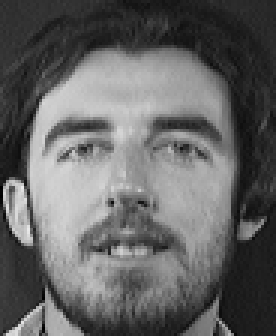
#> input picture CS180_MP4/dataset/s11/1.pgm, 92 x 112 px, found by its file name (shown 3 times larger)
$ python CS180MP4-5_WFV_Flores.py
#> lines starting #> are read from the running program, lines starting #| are printed output that depends on the picture
#40 test subjects, 10 pictures per subject ==> 40 classes
#Use 6 per subject for training

import os
import cv2
import numpy as np
from sklearn.neural_network import MLPClassifier
from sklearn.preprocessing import StandardScaler
from sklearn.decomposition import PCA
from sklearn import svm
import matplotlib.pyplot as plt

currdir = os.getcwd()
datadir = currdir + '/dataset'

#NEURAL NETWORK

#Forming the arrays for training and testing
y_train = []
y_test = []

x_train = cv2.imread(datadir + '/s1/1.pgm',-1)
#> x_train is the input picture: shape (112, 92); min 0, max 234, mean 100
x_train = cv2.resize(x_train,(int(x_train.shape[0]/2),int(x_train.shape[1]/2)))
#> x_train: shape (46, 56)
x_train = np.reshape(x_train,-1)
#> x_train = 2576 values, max 217 at index 1404, min 17 at index 945, mean 99.99

x_test = cv2.imread(datadir + '/s1/7.pgm',-1)
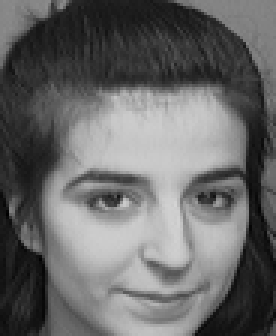
#> input picture CS180_MP4/dataset/s10/7.pgm, 92 x 112 px, found by its file name (shown 3 times larger)
#> x_test is the input picture: shape (112, 92); min 0, max 212, mean 103.9
x_test = cv2.resize(x_test,(int(x_test.shape[0]/2),int(x_test.shape[1]/2)))
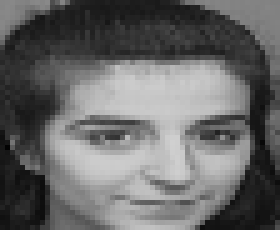
#> x_test: shape (46, 56) (shown 5 times larger); min 3, max 208, mean 103.8
x_test = np.reshape(x_test,-1)
#> x_test = 2576 values, max 208 at index 1602, min 3 at index 1625, mean 103.8

y_train.append('s1')
y_test.append('s1')

for i in range(40):
    truenum = i+1
    picdir = 's' + str(truenum)
    imgdir = datadir + '/' + picdir
    if truenum != 1:
        img = cv2.imread(imgdir + '/1.pgm',-1)
        img = cv2.resize(img,(int(img.shape[0]/2),int(img.shape[1]/2)))
        img = np.reshape(img,-1)
        x_train = np.vstack((x_train,img))
        y_train.append(picdir)
        img = cv2.imread(imgdir + '/7.pgm',-1)
        img = cv2.resize(img,(int(img.shape[0]/2),int(img.shape[1]/2)))
        img = np.reshape(img,-1)
        x_test = np.vstack((x_test,img))
        y_test.append(picdir)
    img = cv2.imread(imgdir + '/2.pgm',-1)
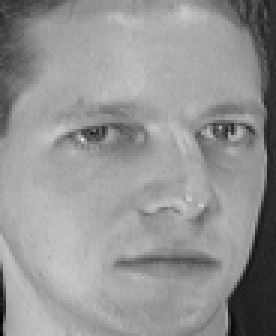
#> input picture CS180_MP4/dataset/s1/2.pgm, 92 x 112 px (shown 3 times larger)
#> img is the input picture: shape (112, 92); min 2, max 223, mean 148
    img = cv2.resize(img,(int(img.shape[0]/2),int(img.shape[1]/2)))
#> img: shape (46, 56)
    img = np.reshape(img,-1)
#> img = 2576 values, max 199 at index 93, min 16 at index 2511, mean 147.8
    x_train = np.vstack((x_train,img))
    y_train.append(picdir)
    img = cv2.imread(imgdir + '/3.pgm',-1)
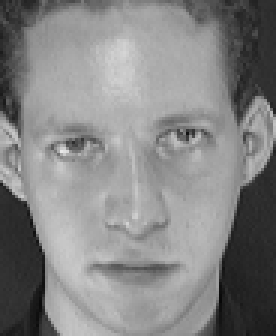
#> input picture CS180_MP4/dataset/s1/3.pgm, 92 x 112 px (shown 3 times larger)
#> img is the input picture: shape (112, 92); min 7, max 232, mean 132.6
    img = cv2.resize(img,(int(img.shape[0]/2),int(img.shape[1]/2)))
#> img: shape (46, 56)
    img = np.reshape(img,-1)
#> img = 2576 values, max 214 at index 1132, min 16 at index 2415, mean 132.5
    x_train = np.vstack((x_train,img))
    y_train.append(picdir)
    img = cv2.imread(imgdir + '/4.pgm',-1)
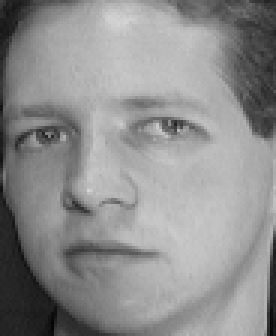
#> input picture CS180_MP4/dataset/s1/4.pgm, 92 x 112 px (shown 3 times larger)
#> img is the input picture: shape (112, 92); min 5, max 215, mean 142.1
    img = cv2.resize(img,(int(img.shape[0]/2),int(img.shape[1]/2)))
#> img: shape (46, 56)
    img = np.reshape(img,-1)
#> img = 2576 values, max 208 at index 134, min 10 at index 2474, mean 142
    x_train = np.vstack((x_train,img))
    y_train.append(picdir)
    img = cv2.imread(imgdir + '/5.pgm',-1)
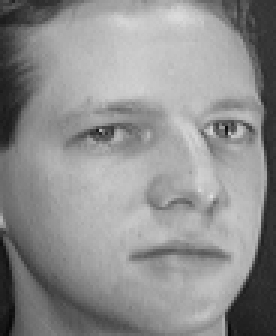
#> input picture CS180_MP4/dataset/s1/5.pgm, 92 x 112 px (shown 3 times larger)
#> img is the input picture: shape (112, 92); min 7, max 222, mean 142.8
    img = cv2.resize(img,(int(img.shape[0]/2),int(img.shape[1]/2)))
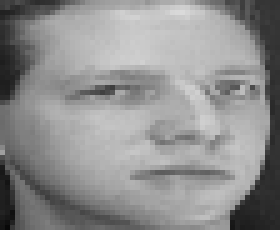
#> img: shape (46, 56) (shown 5 times larger); min 8, max 218, mean 142.6
    img = np.reshape(img,-1)
#> img = 2576 values, max 218 at index 148, min 8 at index 2521, mean 142.6
    x_train = np.vstack((x_train,img))
    y_train.append(picdir)
    img = cv2.imread(imgdir + '/6.pgm',-1)
#> (the run stopped early here; a loop or call above may not have finished)
